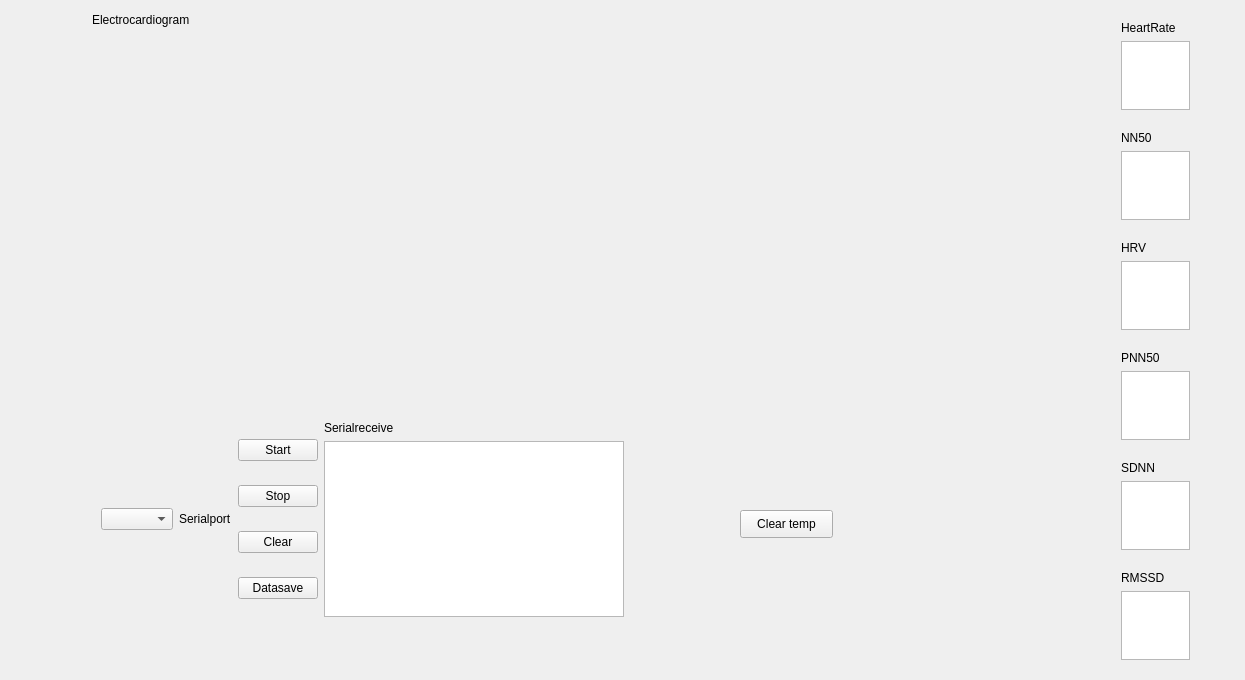
<?xml version="1.0" encoding="UTF-8"?>
<ui version="4.0">
 <class>Widget</class>
 <widget class="QWidget" name="Widget">
  <property name="geometry">
   <rect>
    <x>0</x>
    <y>0</y>
    <width>1245</width>
    <height>680</height>
   </rect>
  </property>
  <property name="windowTitle">
   <string>Widget</string>
  </property>
  <widget class="QCustomPlot" name="customPlot" native="true">
   <property name="geometry">
    <rect>
     <x>90</x>
     <y>40</y>
     <width>991</width>
     <height>341</height>
    </rect>
   </property>
  </widget>
  <widget class="QLabel" name="label">
   <property name="geometry">
    <rect>
     <x>92</x>
     <y>12</y>
     <width>136</width>
     <height>16</height>
    </rect>
   </property>
   <property name="text">
    <string>Electrocardiogram</string>
   </property>
  </widget>
  <widget class="QWidget" name="layoutWidget">
   <property name="geometry">
    <rect>
     <x>1110</x>
     <y>340</y>
     <width>91</width>
     <height>111</height>
    </rect>
   </property>
   <layout class="QVBoxLayout" name="verticalLayout_4">
    <item>
     <widget class="QLabel" name="label_7">
      <property name="text">
       <string>PNN50</string>
      </property>
     </widget>
    </item>
    <item>
     <widget class="QPlainTextEdit" name="PNNftpt">
      <property name="readOnly">
       <bool>true</bool>
      </property>
     </widget>
    </item>
   </layout>
  </widget>
  <widget class="QWidget" name="layoutWidget">
   <property name="geometry">
    <rect>
     <x>1110</x>
     <y>450</y>
     <width>91</width>
     <height>111</height>
    </rect>
   </property>
   <layout class="QVBoxLayout" name="verticalLayout_5">
    <item>
     <widget class="QLabel" name="label_8">
      <property name="text">
       <string>SDNN</string>
      </property>
     </widget>
    </item>
    <item>
     <widget class="QPlainTextEdit" name="SDNNpt">
      <property name="readOnly">
       <bool>true</bool>
      </property>
     </widget>
    </item>
   </layout>
  </widget>
  <widget class="QWidget" name="layoutWidget">
   <property name="geometry">
    <rect>
     <x>1110</x>
     <y>560</y>
     <width>91</width>
     <height>111</height>
    </rect>
   </property>
   <layout class="QVBoxLayout" name="verticalLayout_6">
    <item>
     <widget class="QLabel" name="label_9">
      <property name="text">
       <string>RMSSD</string>
      </property>
     </widget>
    </item>
    <item>
     <widget class="QPlainTextEdit" name="RMSSDpt">
      <property name="readOnly">
       <bool>true</bool>
      </property>
     </widget>
    </item>
   </layout>
  </widget>
  <widget class="QWidget" name="layoutWidget">
   <property name="geometry">
    <rect>
     <x>1110</x>
     <y>10</y>
     <width>91</width>
     <height>111</height>
    </rect>
   </property>
   <layout class="QVBoxLayout" name="verticalLayout_2">
    <item>
     <widget class="QLabel" name="label_3">
      <property name="text">
       <string>HeartRate</string>
      </property>
     </widget>
    </item>
    <item>
     <widget class="QPlainTextEdit" name="featurePT">
      <property name="readOnly">
       <bool>true</bool>
      </property>
     </widget>
    </item>
   </layout>
  </widget>
  <widget class="QWidget" name="layoutWidget">
   <property name="geometry">
    <rect>
     <x>1110</x>
     <y>120</y>
     <width>91</width>
     <height>111</height>
    </rect>
   </property>
   <layout class="QVBoxLayout" name="verticalLayout_7">
    <item>
     <widget class="QLabel" name="label_5">
      <property name="text">
       <string>NN50</string>
      </property>
     </widget>
    </item>
    <item>
     <widget class="QPlainTextEdit" name="NN50pt">
      <property name="readOnly">
       <bool>true</bool>
      </property>
     </widget>
    </item>
   </layout>
  </widget>
  <widget class="QWidget" name="layoutWidget">
   <property name="geometry">
    <rect>
     <x>1110</x>
     <y>230</y>
     <width>91</width>
     <height>111</height>
    </rect>
   </property>
   <layout class="QVBoxLayout" name="verticalLayout_8">
    <item>
     <widget class="QLabel" name="label_6">
      <property name="text">
       <string>HRV</string>
      </property>
     </widget>
    </item>
    <item>
     <widget class="QPlainTextEdit" name="HRVpt">
      <property name="readOnly">
       <bool>true</bool>
      </property>
     </widget>
    </item>
   </layout>
  </widget>
  <widget class="QWidget" name="layoutWidget">
   <property name="geometry">
    <rect>
     <x>90</x>
     <y>410</y>
     <width>545</width>
     <height>218</height>
    </rect>
   </property>
   <layout class="QHBoxLayout" name="horizontalLayout_2">
    <item>
     <layout class="QHBoxLayout" name="horizontalLayout">
      <item>
       <widget class="QComboBox" name="serialCB"/>
      </item>
      <item>
       <widget class="QLabel" name="label_2">
        <property name="text">
         <string>Serialport</string>
        </property>
       </widget>
      </item>
     </layout>
    </item>
    <item>
     <layout class="QVBoxLayout" name="verticalLayout_3">
      <item>
       <widget class="QPushButton" name="startbt">
        <property name="text">
         <string>Start</string>
        </property>
       </widget>
      </item>
      <item>
       <widget class="QPushButton" name="stopbt">
        <property name="text">
         <string>Stop</string>
        </property>
       </widget>
      </item>
      <item>
       <widget class="QPushButton" name="clearbt">
        <property name="text">
         <string>Clear</string>
        </property>
       </widget>
      </item>
      <item>
       <widget class="QPushButton" name="savebt">
        <property name="text">
         <string>Datasave</string>
        </property>
       </widget>
      </item>
     </layout>
    </item>
    <item>
     <layout class="QVBoxLayout" name="verticalLayout">
      <item>
       <widget class="QLabel" name="label_4">
        <property name="text">
         <string>Serialreceive</string>
        </property>
       </widget>
      </item>
      <item>
       <widget class="QPlainTextEdit" name="serialportPT"/>
      </item>
     </layout>
    </item>
   </layout>
  </widget>
  <widget class="QPushButton" name="clear_temp_bt">
   <property name="geometry">
    <rect>
     <x>740</x>
     <y>510</y>
     <width>93</width>
     <height>28</height>
    </rect>
   </property>
   <property name="text">
    <string>Clear temp</string>
   </property>
  </widget>
 </widget>
 <layoutdefault spacing="6" margin="11"/>
 <customwidgets>
  <customwidget>
   <class>QCustomPlot</class>
   <extends>QWidget</extends>
   <header>../../qcustomplot.h</header>
   <container>1</container>
  </customwidget>
 </customwidgets>
 <resources/>
 <connections/>
</ui>
